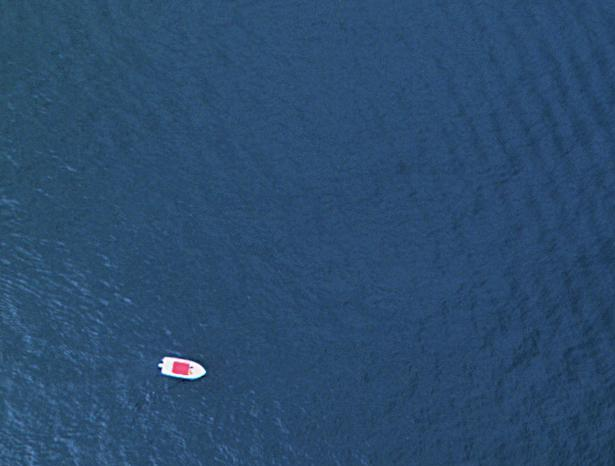
#> input picture image11.jpg, 615 x 466 px; its folder holds 7 pictures in this run
$ jupyter execute --allow-errors 264_alibinet_outlier_detection_skb_smallNet.ipynb   (shell and % lines are left out)
#> lines starting #> are read from the running program, lines starting #| are printed output that depends on the picture; after the words box and inside, x2 and y2 are one past the last pixel; in counts of white or black regions, pixels touching at a corner belong together
# https://youtu.be/Pql6ShORpNU
"""
Outlier detection using alibi-detect

Alibi Detect is an open source Python library focused on outlier, adversarial and drift detection.
The package aims to cover both online and offline detectors for tabular data, text,
images and time series. The outlier detection methods should allow the user to
identify global, contextual and collective outliers.

pip install alibi-detect

https://github.com/SeldonIO/alibi-detect
Documentation: https://docs.seldon.io/_/downloads/alibi-detect/en/v0.5.1/pdf/

We will be using VAE based outlier detection. Based on this paper:
    https://arxiv.org/pdf/1312.6114.pdf

The Variational Auto-Encoder (VAE) outlier detector is first trained on a batch
of unlabeled, but normal (inlier) data. Unsupervised training is desireable since
labeled data is often scarce. The VAE detector tries to reconstruct the input it
receives. If the input data cannot be reconstructed well, the reconstruction error
is high and the data can be flagged as an outlier. The reconstruction error is either
measured as the mean squared error (MSE) between the input and the reconstructed instance
or as the probability that both the input and the reconstructed instance are
generated by the same process.

Data set info: https://openaccess.thecvf.com/content_CVPR_2019/papers/Bergmann_MVTec_AD_--_A_Comprehensive_Real-World_Dataset_for_Unsupervised_Anomaly_CVPR_2019_paper.pdf
Data set link: https://www.mvtec.com/company/research/datasets/mvtec-ad
"""

[cell 1]

import os
import cv2
from PIL import Image
import numpy as np
import matplotlib.pyplot as plt

import tensorflow as tf
# tf.keras.backend.set_floatx('float16')
print(tf.__version__)

from tensorflow.keras.layers import Conv2D, Conv2DTranspose, Dense, Reshape, InputLayer, Flatten

from alibi_detect.models.tensorflow import elbo
from alibi_detect.od import OutlierAE, OutlierVAE
from alibi_detect.utils.visualize import plot_instance_score, plot_feature_outlier_image

## force CPU

[cell 2]
# print(tf.__version__)

# # Set CPU as available physical device
# my_devices = tf.config.experimental.list_physical_devices(device_type='CPU')
# tf.config.experimental.set_visible_devices(devices= my_devices, device_type='CPU')

# debug note
https://github.com/huggingface/transformers/issues/18549
pip uninstall tokenizers
pip install transformers

[cell 3]
# !conda install -c conda-forge imgviz -y
# !pip install empatches

[cell 4]
from empatches import EMPatches
import imgviz # just for plotting

## test patching library

[cell 5]
# [28 lines of commented-out code are left out]

## Patching function

[cell 6]
# sizeBins = [128, 256, 512]
sizeBins = [64, 128, 256]

def resize_patch(path='/kaggle/input/anom-toy-sds-odv2v2/bad/21_jpg.rf.16764428da35866c0b12e3fea096447b.jpg', patchsize=64):
    img = cv2.imread(path)
    img = cv2.cvtColor(img, cv2.COLOR_BGR2RGB)
    # print(img.shape)
    height, width, channels = img.shape
    # height = 525
    size = np.digitize(np.min(img.shape[0:2]), bins=sizeBins, right=True) -1
    # print("Bin cat:",size)
    img = cv2.resize(img,(sizeBins[size],sizeBins[size]))

# [5 lines of commented-out code are left out]
    emp = EMPatches()
    img_patches, indices = emp.extract_patches(img, patchsize=patchsize, overlap=0.000)
    # [14 lines of commented-out code are left out]

    return img_patches, indices

#> (the rest of this cell did not finish here and is left out)

[cell 7]
# [50 lines of commented-out code are left out]

## Data loader

[cell 8]
# !pip install natsort

[cell 9]
##########################################################################
#Load data. We only need good data and anything NOT good is an outlier.
from natsort import natsorted

image_directory = './datasets/'
SIZE = 64
dataset = []  #Many ways to handle data, you can use pandas. Here, we are using a list format.


def basicDataset(path="",size=64, limit=10):
    dataset = []
    images = natsorted(os.listdir(path))
    for i, image_name in zip(range(limit), images):
        # print (path+image_name)
        if (image_name.split('.')[-1] == 'jpg'):
            img_patches, indices = resize_patch(path+image_name, size)
            dataset.extend(img_patches)

    return np.array(dataset)


#> (the rest of this cell did not finish here and is left out)

[cell 10]
# #########################################################################
# #Define the encoder - decoder network for input to the OutlierVAE detector class.
# #Can be any encoder and decoder.
# # tf.keras.backend.clear_session()

# encoding_dim = 1024  #Dimension of the bottleneck encoder vector.
# # dense_dim = [8, 8, 512] #Dimension of the last conv. output. This is used to work our way back in the decoder.
# dense_dim = [16, 16, 512]
# #Define encoder
# encoder_net = tf.keras.Sequential(
#   [
#       InputLayer(input_shape=train[0].shape),                           # 128,128,3(input)
#       # filters, kernel_size, strides=(1, 1), padding=
#       Conv2D(64, 4, strides=2, padding='same', activation=tf.nn.relu),  #>> 64*64*64
#       Conv2D(128, 4, strides=2, padding='same', activation=tf.nn.relu), #>> 32*32*128
#       Conv2D(512, 4, strides=2, padding='same', activation=tf.nn.relu), #>> 16*16*512
#       Flatten(),                                                          #>> 16x16x512=131072
#       Dense(encoding_dim,)                                                  #
#   ])

# print(encoder_net.summary())
# print("input shape: ",encoder_net.input_shape)

# #Define the decoder.
# #Start with the bottleneck dimension (encoder vector) and connect to dense layer
# #with dim = total nodes in the last conv. in the encoder.
# decoder_net = tf.keras.Sequential(
#   [
#       InputLayer(input_shape=(encoding_dim,)),
#       Dense(np.prod(dense_dim)),
#       Reshape(target_shape=dense_dim),
#       Conv2DTranspose(256, 4, strides=2, padding='same', activation=tf.nn.relu),
#       Conv2DTranspose(64, 4, strides=2, padding='same', activation=tf.nn.relu),
#       Conv2DTranspose(3, 4, strides=2, padding='same', activation='sigmoid')
#   ])

# print(decoder_net.summary())
# print("output shape",decoder_net.input_shape)

# smaller network

[cell 11]
#########################################################################
#Define the encoder - decoder network for input to the OutlierVAE detector class.
#Can be any encoder and decoder.

encoding_dim = 1024  #Dimension of the bottleneck encoder vector.
dense_dim = [8, 8, 512] #Dimension of the last conv. output. This is used to work our way back in the decoder.

#Define encoder
#> (the rest of this cell did not finish here and is left out)

## Define and train the outlier detector.

[cell 12]
latent_dim = encoding_dim  #(Same as encoding dim. )

# initialize outlier detector
#> (the rest of this cell did not finish here and is left out)

## Train

#> (a cell that did not finish here is left out)

#> (a cell that did not finish here is left out)

#> (a cell that did not finish here is left out)

## export trained model

[cell 16]
# save the trained outlier detector
#As mentioned in their documentation, save and load is having issues in python3.6 but works fine in 3.7
# from alibi_detect.utils import save_detector, load_detector  #If this does not work, try the next line
# # from alibi_detect.utils.saving import save_detector, load_detector #Use this if the above line does not work.
from alibi_detect.saving import save_detector
filepath = './14-5-50epochtoy/'
#> (the rest of this cell did not finish here and is left out)

## import trained model

[cell 17]
from alibi_detect.saving import load_detector

filepath = 'model_backup/14-5-50epochtoy/'
#> (the rest of this cell did not finish here and is left out)

## Test our model on a outlier image

#> (a cell that did not finish here is left out)

[cell 19]
img_num = 100
# img_num = 32
# print(bad_dataset.shape)
#> (the rest of this cell did not finish here and is left out)

# test on batch (currently single image patched into batches)

[cell 20]
# [93 lines of commented-out code are left out]

[cell 21]
def plot_results_on_single_image(path=""):
    img_patches, indices = resize_patch(path)

    emp = EMPatches()

    X_p = np.array(img_patches).astype('float32') / 255.

    Y_p = od.predict(X_p,
                        outlier_type='instance',    # use 'feature' or 'instance' level
                        return_feature_score=True,  # scores used to determine outliers
                        return_instance_score=True)

    Y_masks = Y_p['data']['feature_score']

    Y_masks_list = [*Y_masks]

    X = np.array(emp.merge_patches(img_patches, indices, mode='avg')).astype('float32') / 255.


    pred_heatmap_merged = emp.merge_patches(Y_masks_list, indices, mode='avg')

    Y['data']['feature_score'] = pred_heatmap_merged[np.newaxis]


    X_p_recon = od.vae(X_p).numpy()

    X_recon = emp.merge_patches([*X_p_recon], indices, mode='avg')


    plt.figure()
    # plt.colorbar()
    plot_feature_outlier_image(Y,
                            X[np.newaxis],
                            X_recon=X_recon[np.newaxis],
                            instance_ids=[0],  # pass a list with indices of instances to display
                            max_instances=16,  # max nb of instances to display
                            outliers_only=False)  # only show outlier predictions

    # plt.colorbar()
    plt.show()
    ##############################


    plt.figure()
    plt.imshow(pred_heatmap_merged.max(axis=2))
    plt.title("pred patched all channel(max pool)")
    plt.colorbar()

    return pred_heatmap_merged

[cell 22]
image_list =[]
image_list.append("datasets/bad/12_jpg.rf.3e89e71970211bfc29395fc2a8524c99.jpg")
image_list.append("datasets/mixed/47_jpg.rf.e9ddd312d9bce1895776d1c2a1c19f94.jpg")
image_list.append("datasets/bad/8_jpg.rf.b9f95418c204e14db64bc06bcf057d94.jpg")
image_list.append("aerial-shot-boat-beautiful-blue-ocean-bonaire-caribbean_181624-6680.jpg")
image_list.append("aerial-shot-shoreline.jpg")
results = []
#> (the rest of this cell did not finish here and is left out)

[cell 23]
#The line above is necesary to show Matplotlib's plots inside a Jupyter Notebook

import cv2
from matplotlib import pyplot as plt

# Grayscale then Otsu's threshold
image = cv2.imread('image11.jpg')
#> image is the input picture: shape (466, 615, 3); mean B, G, R 110.8, 76, 43
gray = cv2.cvtColor(image, cv2.COLOR_BGR2GRAY)
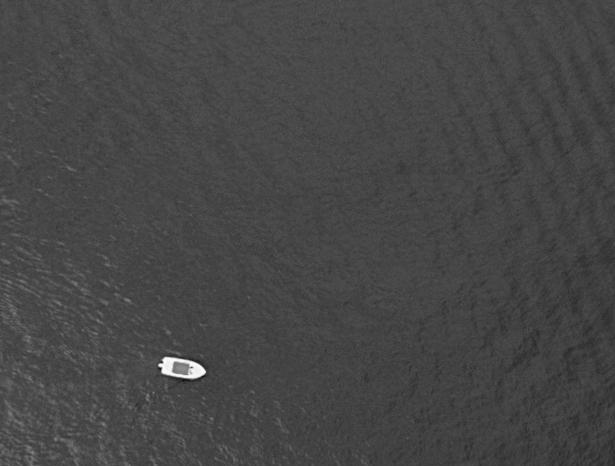
#> gray: shape (466, 615); min 13, max 254, mean 70.1
thresh = cv2.threshold(gray, 0, 255, cv2.THRESH_BINARY + cv2.THRESH_OTSU)[1]
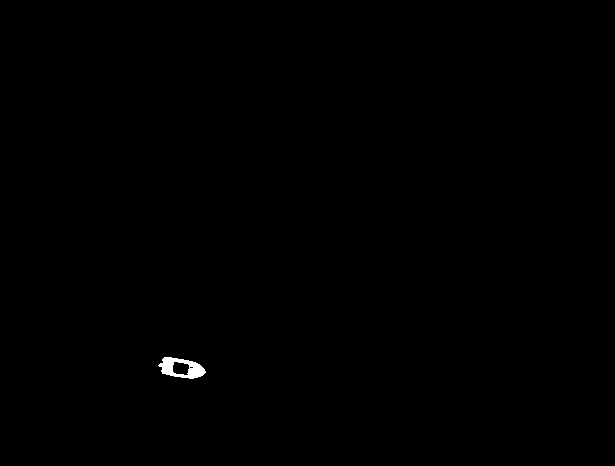
#> thresh: shape (466, 615); 0.19% white; 1 white region

# Find contours
cnts = cv2.findContours(thresh, cv2.RETR_EXTERNAL, cv2.CHAIN_APPROX_SIMPLE)
#> cnts = 1 contour; box (x1, y1, x2, y2) and area: (158, 357, 206, 379) 668
cnts = cnts[0] if len(cnts) == 2 else cnts[1]
for c in cnts:
    x,y,w,h = cv2.boundingRect(c)
    cv2.rectangle(image, (x, y), (x + w, y + h), (36,255,12), 2)
#> this loop made 1 pass
#> (x, y, w, h) on pass 1: (158, 357, 48, 22)
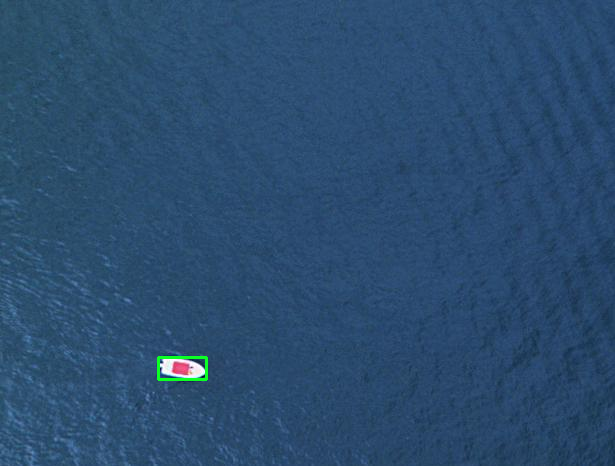
#> image: shape (466, 615, 3); 0.15% of pixels changed, all inside (x1, y1, x2, y2) = (157, 356, 208, 381)

# cv2.imshow('thresh', thresh)
# cv2.imshow('image', image)
# cv2.waitKey()

plt.imshow( thresh/255)
plt.colorbar()
plt.show()
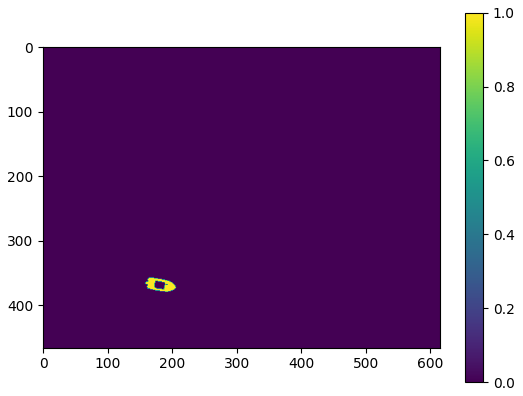
#> figure drawn by matplotlib, 2 panels
plt.imshow( image[:,:,::-1])
